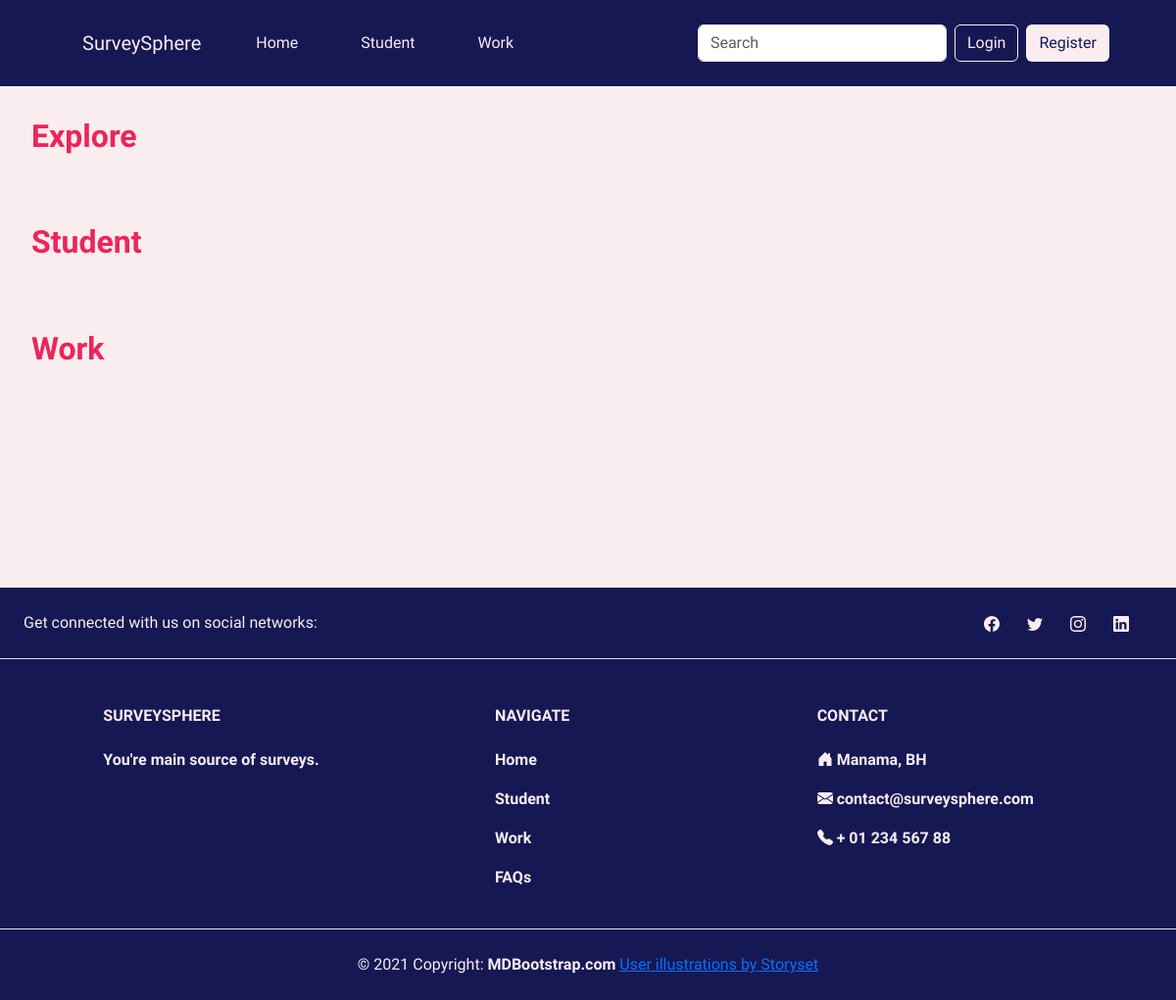
The app's page /explorepage3.php, older data.
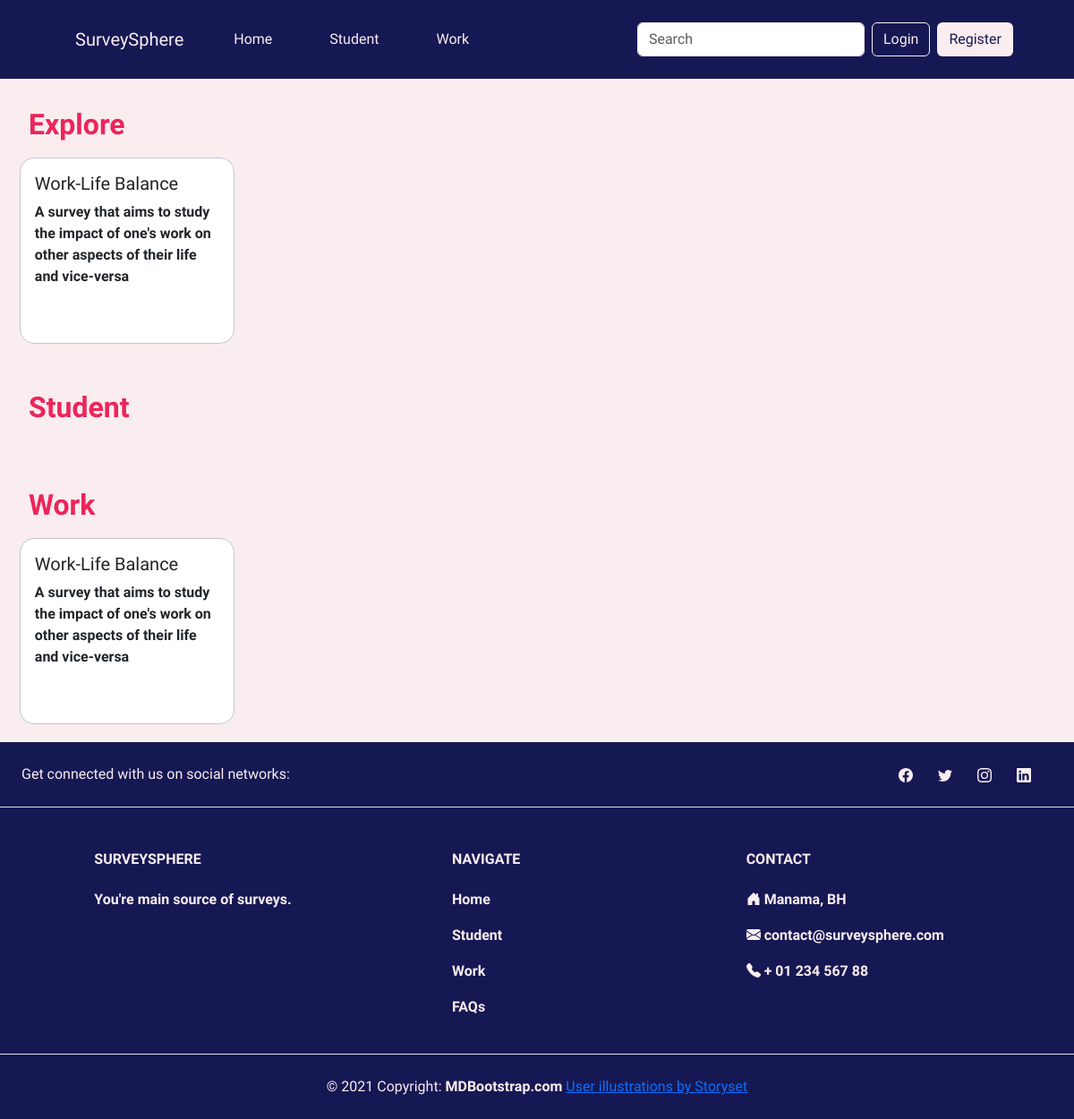
The same page, newer data.
### tables this page shows
CREATE TABLE `surveys` (
  `surveyID` int(11) NOT NULL,
  `numQuestions` int(11) NOT NULL,
  `numResponses` int(11) NOT NULL DEFAULT 0,
  `date` date NOT NULL,
  `title` varchar(100) NOT NULL,
  `description` text NOT NULL,
  `category` varchar(50) NOT NULL
);

### explorepage3.php (the view, shortened to what this page needs)
<!DOCTYPE html>
<html lang="en">
<head>
    <link href="https://cdn.jsdelivr.net/npm/remixicon@2.5.0/fonts/remixicon.css" rel="stylesheet">
    <link href="https://cdn.jsdelivr.net/npm/bootstrap@5.3.0-alpha3/dist/css/bootstrap.min.css" rel="stylesheet">
     <link rel="stylesheet" href="css/generalstyle.css">
</head>
<body>
<div id="header"><?php include('header.php') ?></div>
<?php $type=array("Explore","Student","Work");?>
    <div class="cointainer" id="main">
    <?php foreach($type as $value){ ?>
        <?php echo"<h2>". $value ."</h2>" ?>
    <div class="wrapper">
       <?php
        try {
            require('database/connection.php');
            if($value == "Explore") {
                $stmt = $db->prepare("SELECT * FROM surveys ORDER BY numResponses DESC LIMIT 20");
                $stmt->execute();
            }
            else {
                $stmt = $db->prepare("SELECT * FROM surveys WHERE category=? ORDER BY surveyID DESC LIMIT 20");
                $stmt->execute(array($value));
            }
          }
          catch(PDOException $e) {
            die("Error: " . $e->getMessage());
          }
       ?>
        <div class="card-wrapper">
        <?php $rs = $stmt->fetchAll() ?>
        <?php foreach($rs as $r){ ?>
            <div class="card">
            <div class="card-body">
             <h5 class="card-title"><?php echo $r['title']; ?> </h5>
             <p class="card-text"><?php echo $r['description']; ?></p>
            </div>
            </div>
    <?php  }  ?>
        </div>
    </div>
    <?php } ?>
    </div>
    <div > <?php include 'footer.html'?> </div>
</body>
</html>

### header.php (shortened to what this page needs)
<nav class="navbar navbar-expand-lg  sticky-top" >
    <div class="container-fluid mx-lg-5 my-3">
        <a class="navbar-brand me-4 ms-4 " href="homepage.php">
            <span>SurveySphere</span>
          </a>
      <div class="collapse navbar-collapse" id="navbarSupportedContent">
        <ul class="navbar-nav w-50 me-auto mb-2 mb-lg-0 d-flex ">
          <li class="nav-item me-5 ms-lg-4">
            <a class="nav-link " aria-current="page" href="homepage.php">Home</a>
          </li>
          <li class="nav-item me-5">
            <a class="nav-link" href="explorepage3.php">Student</a>
          </li>
          <li class="nav-item">
            <a class="nav-link" href="explorepage3.php">Work</a>
          </li>
        </ul>
        <form class="d-flex-wrap " role="search">
          <input class="form-control me-2 search" type="text" placeholder="Search" aria-label="Search" onkeyup="Searchbar(this.value);" id="Search">
        </form>
        <?php
          if (isset($_SESSION['user'])) {
            echo "
            <a href='#' onclick='logout()'> <button class='btn mx-2 ' id='headLogin'> <i class='fa fa-sign-out'> </i> Logout </button></a>
            <a href='Profile.php'><button class='btn  me-2' id='headRegister'> Profile </button></a>";
          }else{
                echo "
                <a href='Login.php'><button class='btn mx-2' id='headLogin'> Login </button></a>
                <a href='Signup.php'><button class='btn  me-2' id='headRegister'> Register </button></a>";
            }
        ?>
      </div>
    </div>
  </nav>

### css/generalstyle.css (style rules this page uses)
body { margin: 0; background-color: #FAEDF0; font-family: 'Cabin', sans-serif; }
a span { color: #FAEDF0; }
#header { background-color: #161853; }
a.nav-link { color: #FAEDF0; }
#headLogin { color: #FAEDF0; border-color: #FAEDF0; }
#headRegister { background-color: #FAEDF0; color: #161853; }
.search { border-color: #FAEDF0; }
#main { min-height: 40vw; }
.card { width: 14rem; height: 18rem; border-radius: 1rem; position: relative; border: 1px solid #c3c6ce; transition: 0.5s ease-out; overflow: visible; margin: 0 1%; }
#displaySurvey h1,p { font-weight: bold; }
#footer { background-color: #161853; color: #FAEDF0; bottom: 0; }
.smicon a { text-decoration: none; }
.text-reset { text-decoration: none; }

### explorepage3.php (style rules this page uses)
* { margin: 0; padding: 0; box-sizing: border-box; }
.wrapper { position: relative; width: 100%; align-items: center; margin: auto; }
.card-wrapper { align-items: center; margin: 0 auto; display: grid; grid-auto-flow: column; overflow-x: auto; overflow-y: hidden; gap: 10px; padding: 10px; padding-bottom: 20px; scroll-snap-type: x mandatory; scroll-padding-inline: 20px; scroll-behavior: smooth; scrollbar-width: none; }
.card { scroll-snap-align: start; width:15rem; height: 13rem; border-radius: 0.5; }
h2 { color: #EC255A; margin-top: 2rem; margin-left: 2rem; font-weight: bold; }

Row changes from the older to the newer data that the page shows:
added surveys: title "Work-Life Balance", description "A survey that aims to study the impact of one's work on other aspects of their life and vice-versa"
